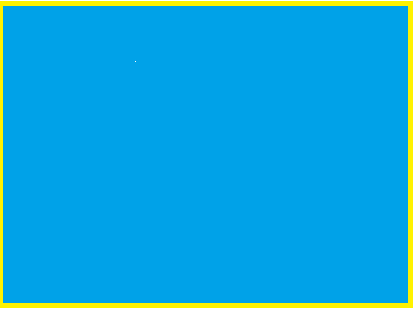
#> input picture kenarTespiti/kare.png, 413 x 309 px
$ python KenarTespiti.py
#> lines starting #> are read from the running program, lines starting #| are printed output that depends on the picture
import cv2
import numpy as np
from matplotlib import pyplot as plt

# Load the image in grayscale
img = cv2.imread('kare.png', cv2.IMREAD_GRAYSCALE)
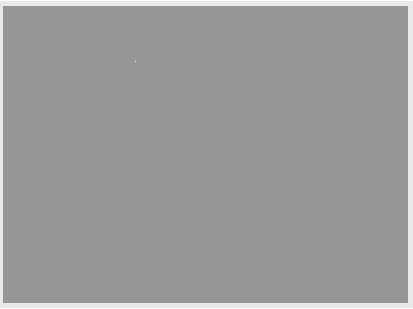
#> img: shape (309, 413); min 150, max 255, mean 154.9

# Check if the image loaded successfully
if img is None:
    print("Hata: Resim doğru şekilde yüklenemedi.")
else:
    # Define the horizontal derivative filter
    kernel = np.array([[-1, 1]])

    # Apply the filter using OpenCV's filter2D function
    horizontal_derivative = cv2.filter2D(img, -1, kernel)
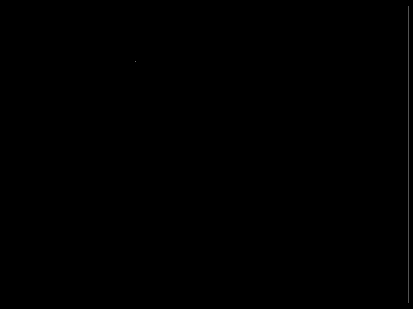
#> horizontal_derivative: shape (309, 413); min 0, max 105, mean 0.2

    # Display the result with adjusted contrast
    plt.subplot(1, 2, 1)
    plt.title("Orijinal Resim")
    plt.imshow(img, cmap='gray', vmin=0, vmax=255)

    plt.subplot(1, 2, 2)
    plt.title("Yatay Türev")
    plt.imshow(horizontal_derivative, cmap='gray', vmin=0, vmax=255)
    plt.show()
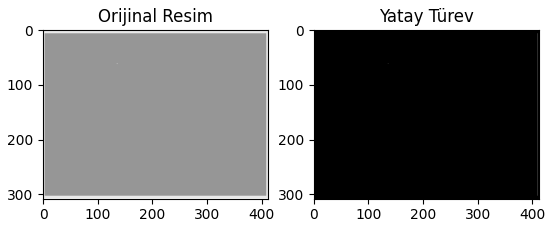
#> figure drawn by matplotlib, 2 panels
